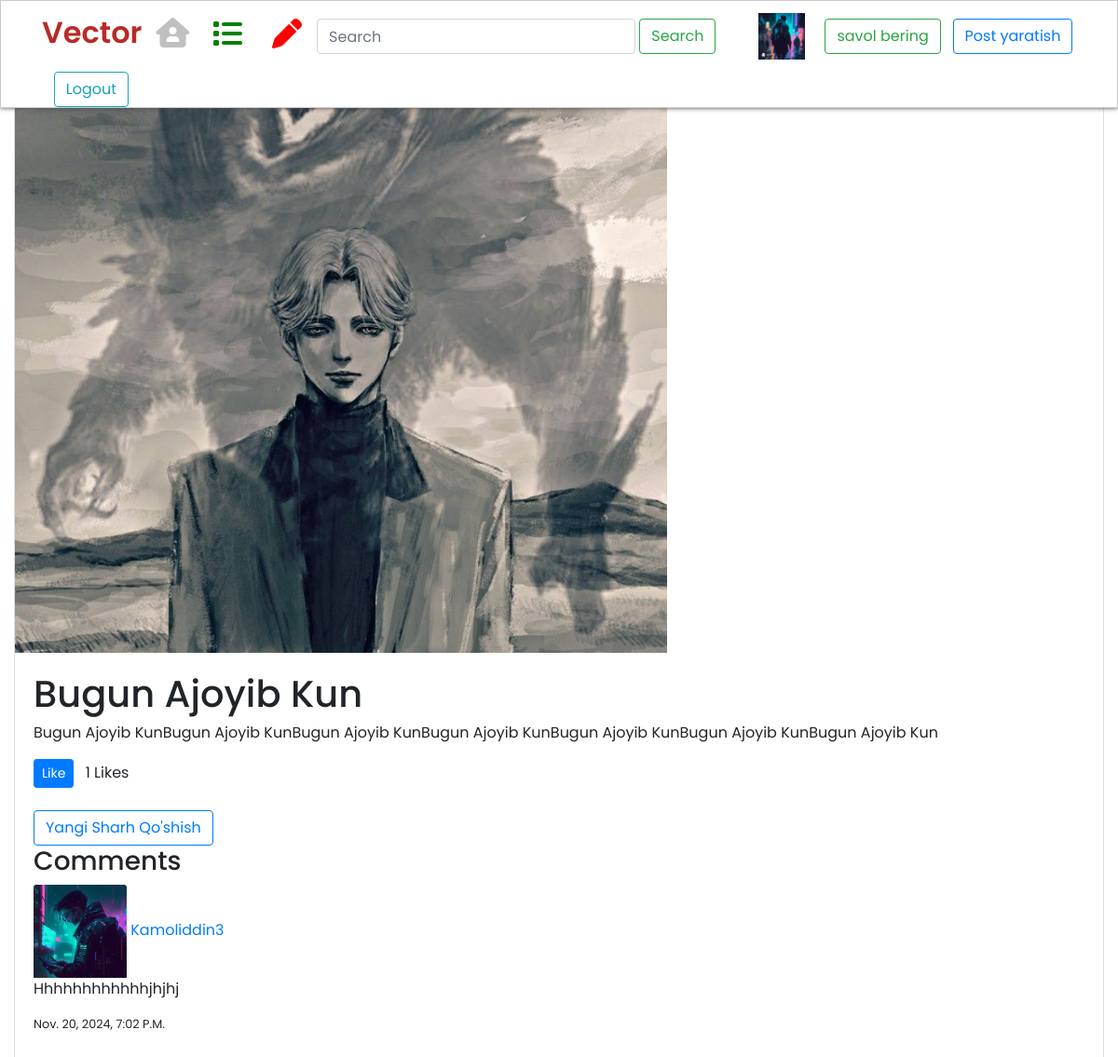
The page /bugun-ajoyib-kun-2023-08-17-133819531235/ (signed in) on the database its author committed.
### user_profiles/models.py (models this page shows, shortened)
class Profile(models.Model):
    user = models.OneToOneField(User, null=True, on_delete=models.CASCADE)
    biography = models.TextField()
    profile_pic = models.ImageField(upload_to='images/profile/', blank=True)
    web_site_url = models.CharField(max_length=255, null=True, blank=True)
    twitter_url = models.CharField(max_length=255, null=True, blank=True)
    instagram_url = models.CharField(max_length=255, null=True, blank=True)
    facebook_url = models.CharField(max_length=255, null=True, blank=True)
    pinterest_url = models.CharField(max_length=255, null=True, blank=True)
    follows = models.ManyToManyField("self", related_name="following_by", symmetrical=False, blank=True)
    slug = models.SlugField(unique=True, blank=True)
    USERNAME_FIELD = 'user'
    REQUIRED_FIELDS = []
    is_authenticated = True
    def __str__(self):
        return str(self.user.username)

### post/models.py (models this page shows, shortened)
class Post(models.Model):
    title = models.CharField(max_length=250)
    description = models.TextField()
    photo = models.ImageField(upload_to='images/', blank=True)
    likes = models.ManyToManyField(User, blank=True, related_name='post_likes')
    slug = models.SlugField(unique=True)
    author = models.ForeignKey(get_user_model(), related_name='author',
                               on_delete=models.CASCADE,
                               )
    created_at = models.DateTimeField(default=datetime.datetime.now, null=True)
    def total_likes(self):
        return self.likes.count()

class Comment(models.Model):
    post = models.ForeignKey(Post, on_delete=models.CASCADE, related_name='comments')
    name = models.ForeignKey(User, on_delete=models.CASCADE, null=True)
    body = models.TextField(max_length=600)
    created_at = models.DateTimeField(default=timezone.now)
    class Meta:
        ordering = ['-created_at']

### post/views.py (the view)
# urls.py: path('<slug>/', PostDetailView.as_view(), name='post_detail'),
class PostDetailView(DetailView):
    model = Post
    template_name = 'post/post_detail.html'
    def get_context_data(self, **kwargs):
        context = super().get_context_data(**kwargs)
        post = self.get_object()
        comments = post.comments.order_by('created_at')
        context['comments'] = comments
        total_likes = post.total_likes()
        context['total_likes'] = total_likes
        return context

### templates/post/post_detail.html (shortened to what this page needs)
{% extends 'base.html' %}
{% load static %}
{% block content %}
  <div class="container-fluid">
    <div class="card">
      {% if object.photo %}
        <img src="{{ object.photo.url }}" class="card-img-top" style="max-width: 700px; max-height: 700px;" alt="{{ object.title }}">
      {% endif %}
      <div class="card-body">
        <h1 class="card-title">{{ object.title }}</h1>
        <p class="card-text">{{ object.description | safe }}</p>
        <form action="{% url 'like_post' object.slug %}" method="POST">
          <button type="submit" name="post_slug" value="{{ object.slug }}" class="btn btn-primary btn-sm">Like</button>
          <span class="ml-2">{{ total_likes }} Likes</span><br></br>
        </form>
        <a href="{% url 'add_comment' object.slug %}" class="btn btn-outline-primary">Yangi sharh qo'shish</a>
        <h3>Comments</h3>
        <ul class="list-unstyled">
          {% for comment in comments %}
            <li>
              {% if comment.name.profile.profile_pic %}
                <img class="card-img-top" src="{{ comment.name.profile.profile_pic.url }}" alt="{{ comment.name.username }}" style="max-width: 100px; max-height: 100px;">
                <a href="{% url 'profile_page' comment.name.profile %}" >{{ comment.name }}</a>
              {% else %}
                <img src="{% static 'img/vecteezy_default-profile-account-unknown-icon-black-silhouette_20765399.jpg' %}" alt="Default Profile Picture" style="max-width: 100px; max-height: 100px;" class="img-fluid">
              {% endif %}
              <p>{{ comment.body }}</p>
              <small>{{ comment.created_at }}</small>
            </li>
          {% empty %}
            <li>There are no comments yet...</li>
          {% endfor %}
        </ul>
      </div>
    </div>
  </div>
{% endblock %}

### templates/base.html (shortened to what this page needs)
{% load static %}
<html lang="en">
<head>
    <link href="https://unpkg.com/boxicons@2.1.2/css/boxicons.min.css" rel="stylesheet">
    <link rel="stylesheet" href="{% static 'css/home.css' %}">
    <link rel="stylesheet" href="https://cdn.jsdelivr.net/npm/bootstrap@4.3.1/dist/css/bootstrap.min.css">
</head>
<body>
    <div class="header">
        <div class="container">
            <nav class="nav">
                <a href="{% url 'home' %}"><h2 class="nav-title">Vector</h2></a>
                <ul class="nav-list">
                    <li>
                        <a href="{% url 'home' %}">
                            <i class="fa-solid fa-house-user fa-2xl" style="color: silver;"></i>
                        </a>
                    </li>
                    <li>
                        <a href="{% url 'following_list' %}" class="nav-link">
                            <i class="fa-solid fa-list fa-2xl" style="color: green;"></i>
                        </a>
                    </li>
                    <li>
                        <a href="{% url 'questions_list' %}" aria-current="page" class="nav-link" >
                            <i class="fa-solid fa-pen fa-2xl" style="color: red;"></i>
                        </a>
                    </li>
                </ul>
                <form method="GET" class="d-flex" role="search">
                    <input class="form-control me-2" type="search" name="q" placeholder="Search" aria-label="Search">
                    <button class="btn btn-outline-success" type="submit">Search</button>
                </form>
                <div class="try">
                    <div>
                        {% if request.user.is_authenticated %}
                        <a class="nav-link" href="{% url 'profile_page' slug=request.user.username %}">
                            {% if request.user.profile.profile_pic %}
                                <img src="{{ request.user.profile.profile_pic.url }}" alt="Profile Picture" style="max-width: 50px; max-height: 50px;" class="img-fluid">
                            {% else %}
                                <img src="{% static 'img/default-profile.jpg' %}" class="rounded-circle" height="30" width="30">
                            {% endif %}
                        </a>
                        {% else %}
                        <a href="{% url 'login' %}">Login</a>
                        {% endif %}
                    </div>
                </div>
                <button type="button" class="btn btn-outline-success" data-bs-toggle="modal" data-bs-target="#addQuestionModal">
                     savol bering
                </button>
                <button type="button" class="btn btn-outline-primary" data-bs-toggle="modal" data-bs-target="#createPostModal">
                        Post yaratish
                </button>
                <a href="{% url 'logout' %}" type="button" class="btn btn-outline-info">Logout</a>
            </nav>
        </div>
    </div>
</body>
{% block content %}
{% endblock content %}
</html>

### static/css/home.css (style rules this page uses)
* { margin: 0; padding: 0; box-sizing: border-box; text-transform: capitalize; font-family: 'Poppins', sans-serif; }
li { list-style: none; }
:root { --color_bg: rgb(185, 43, 39); --color_bg-hover: rgb(190, 72, 68); --border_color: rgb(219, 215, 215); --white: #fff; --black: #4a4a4a; --text-color: #636466; --link-bg: #f3f2f2; --border: #cbc9c9; --blue: rgb(72, 99, 253); }
.header { box-shadow: 0px 0px 5px 0px #4a4a4a; border: 1px solid var(--border); position: fixed; top: 0; left: 0; width: 100%; z-index: 100; background: var(--white); }
.nav { display: flex; align-items: center; }
.nav-title { color: var(--color_bg); font-weight: 600; transition: 0.3s; }
.nav-link { padding: 6px 10px; }
.nav-list { display: flex; align-items: center; padding-top: 10px; margin-left: 15px; }
.form-control { padding-left: 30px; width: 300px; height: 35px; }
.try { display: flex; align-items: center; margin-left: 15px; }
.try div { padding: 5px; margin-left: 10px; border-radius: 10px; }

### rows shown on the page
Post: photo (picture), title "Bugun Ajoyib Kun", description "Bugun Ajoyib KunBugun Ajoyib KunBugun Ajoyib KunBugun Ajoyib KunBugun Ajoyib KunBugun Ajoyib KunBugun Ajoyib Kun"
Comment: name.profile.profile_pic (picture), name "Kamoliddin3", body "Hhhhhhhhhhhhjhjhj", created_at "Nov. 20, 2024, 7:02 P.m."

### other values the page prints
{{ total_likes }} "1"
